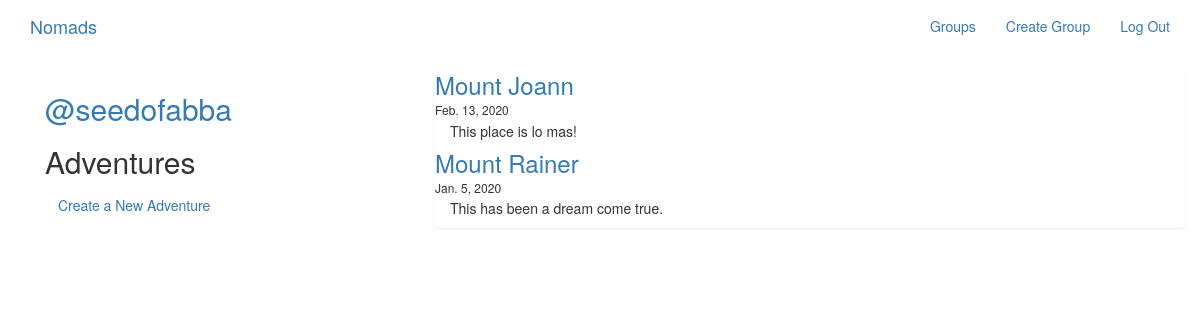
Screenshot of /groups/ (signed in) with the database file from the repository.
### groups/models.py (models this page shows, shortened)
class Group(models.Model):
    location = models.CharField(max_length=255,unique=True)
    slug = models.SlugField(allow_unicode=True,unique=True)
    description = models.TextField(blank=True, default='')
    date = models.DateField(auto_now=False, auto_now_add=False)
    description_html = models.TextField(editable=False,default='',blank=True)
    class Meta:
        ordering = ['-date']

### groups/views.py (the view)
class ListGroups(generic.ListView):
    model = Group

### groups/templates/groups/group_list.html (shortened to what this page needs)
{% extends 'groups/group_base.html'%}
{% block pregroup %}
<div class="col-md-4">
    <div class="content">
        {% if user.is_authenticated %}
        <h2>
            <a href="{% url 'posts:for_user' username=user.username %}">
                @{{user.username}}
            </a>
        </h2>
        {% endif %}
        <h2>Adventures</h2>
    </div>
    {% if user.is_authenticated %}
    <a href="{% url 'groups:create' %}" class='btn btn-md btn-fill btn warning'>Create a New Adventure</a>
    {% endif %}
</div>
{% endblock %}
{% block group_content %}
<div class="col-md-8">
    <div class="list-group">
        {% for group in object_list %}
        <a href="{% url 'groups:single' group.id%}">
            <h3 class='title list-group-item-heading'>{{group.location}}</h3>
         </a>
            <h6 class='title list-group-item-heading'>{{group.date}}</h6>
            <div class="list-group-item-text container-fluid">
                {{group.description_html|safe}}
            </div>
        {% endfor %}
    </div>
</div>
{% endblock %}

### rows the page displays
Group: location "Mount Joann", date "Feb. 13, 2020", description_html "This place is lo mas!"
Group: location "Mount Rainer", date "Jan. 5, 2020", description_html "This has been a dream come true."

### other values shown
{{ user.username }} "seedofabba"
